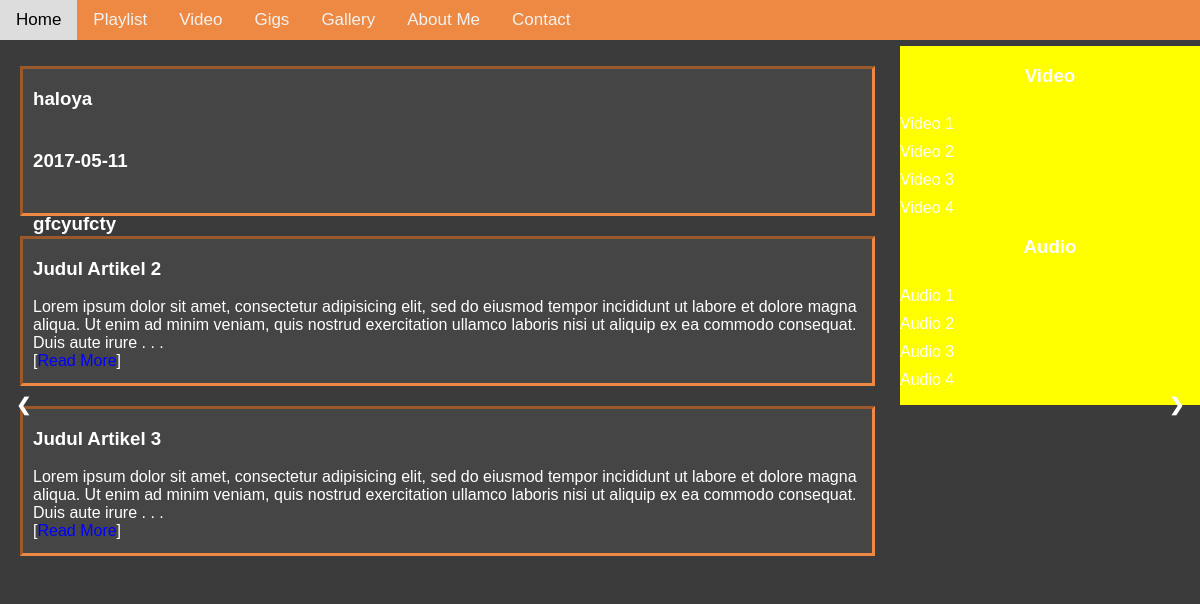
Page /BMP/index.php on the earlier database version.
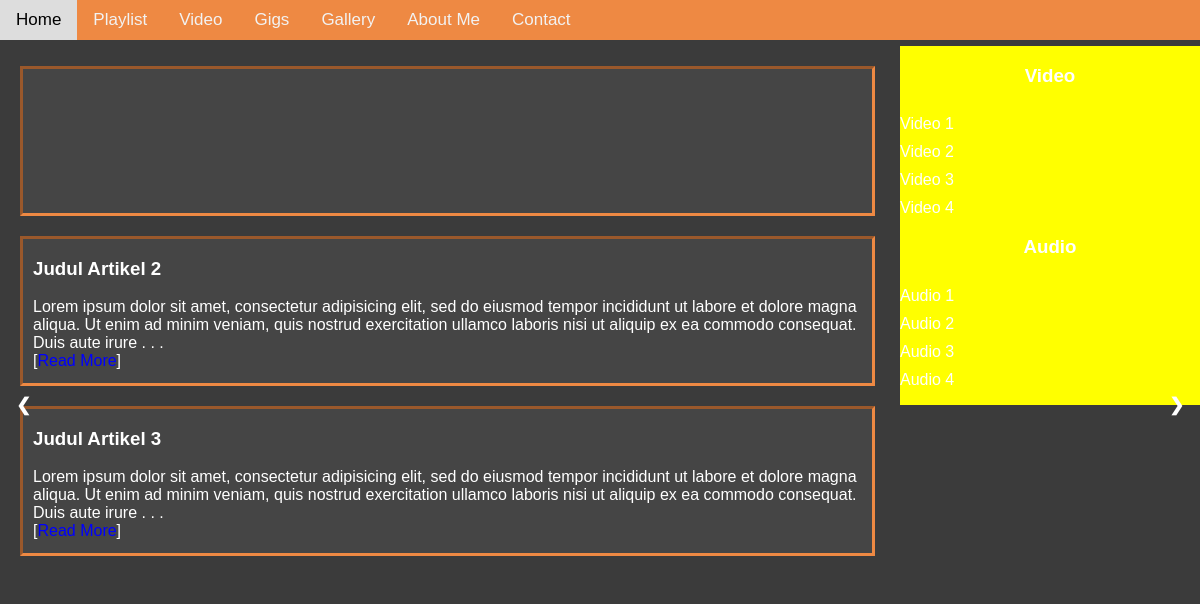
Same page on the later database version.
### tables this page shows
CREATE TABLE `berita` (
  `id` int(3) NOT NULL,
  `tanggal` date NOT NULL,
  `gambar` varchar(50) NOT NULL,
  `judul` varchar(30) NOT NULL,
  `konten` text NOT NULL
);

### BMP/index.php (the view, shortened to what this page needs)
<!DOCTYPE html>
<html>
  <head>
    <link rel="stylesheet" href="css/style.css">
  </head>
  <body>
    <div class="navbar">
      <ul>
        <li><a href="index.php">Home</a></li>
        <li><a href="playlist.php">Playlist</a></li>
        <li><a href="#news">Video</a></li>
        <li><a href="#news">Gigs</a></li>
        <li><a href="#news">Gallery</a></li>
        <li><a href="#news">About Me</a></li>
        <li><a href="#news">Contact</a></li>
        <li style="float: right"><a href="#admin"><img src="img/icon.png" width="15px" height="15px"></a></li>
      </ul>
    </div>
    <div class="slideshow-container">
    <a class="prev" onclick="plusSlides(-1)">&#10094;</a>
    <a class="next" onclick="plusSlides(1)">&#10095;</a>
    </div>
    <br>
    <div style="text-align:center">
    </div>
    <div class="content">
      <div class="article">
        <?php
        $tampil=array(0);
        $muncul=mysql_query("select * from berita");
        while($data=mysql_fetch_array($muncul)) {
          if(in_array($data['id'],$tampil)) echo "<h3>$data[judul]<h3><br>$data[tanggal] <br><br> $data[konten]";
          else {
            continue;
          }
        }
        ?>
			</div>
			<div class="article">
        <?php
        echo "<h3>Judul Artikel 2</h3>";
        echo substr ("<p>Lorem ipsum dolor sit amet, consectetur adipisicing elit, sed do eiusmod tempor incididunt ut labore et dolore magna aliqua. Ut enim ad minim veniam, quis nostrud exercitation ullamco laboris nisi ut aliquip ex ea commodo consequat. Duis aute irure dolor in reprehenderit in voluptate velit esse cillum dolore eu fugiat nulla pariatur. Excepteur sint occaecat cupidatat non proident, sunt in culpa qui officia deserunt mollit anim id est laborum.</p>", 0, 251);
        echo " . . . <br/>[<a href=playlist.php>Read More</a>]";
        ?>
      </div>
			<div class="article">
        <?php
        echo "<h3>Judul Artikel 3</h3>";
        echo substr ("<p>Lorem ipsum dolor sit amet, consectetur adipisicing elit, sed do eiusmod tempor incididunt ut labore et dolore magna aliqua. Ut enim ad minim veniam, quis nostrud exercitation ullamco laboris nisi ut aliquip ex ea commodo consequat. Duis aute irure dolor in reprehenderit in voluptate velit esse cillum dolore eu fugiat nulla pariatur. Excepteur sint occaecat cupidatat non proident, sunt in culpa qui officia deserunt mollit anim id est laborum.</p>", 0, 251);
        echo " . . . <br/>[<a href=playlist.php>Read More</a>]";
        ?>
			</div>
    </div>
    <div class="sidebar">
      <h3>Video</h3>
      <ul>
        <li><a href="#">Video 1</a></li>
        <li><a href="#">Video 2</a></li>
        <li><a href="#">Video 3</a></li>
        <li><a href="#">Video 4</a></li>
      </ul>
      <h3>Audio</h3>
      <ul>
        <li><a href="#">Audio 1</a></li>
        <li><a href="#">Audio 2</a></li>
        <li><a href="#">Audio 3</a></li>
        <li><a href="#">Audio 4</a></li>
      </ul>
    </div>
    <div class="main">
    </div>
  </body>
</html>

Differences in the rows shown:
removed berita: judul "haloya", tanggal "2017-05-11", konten "gfcyufcty"
